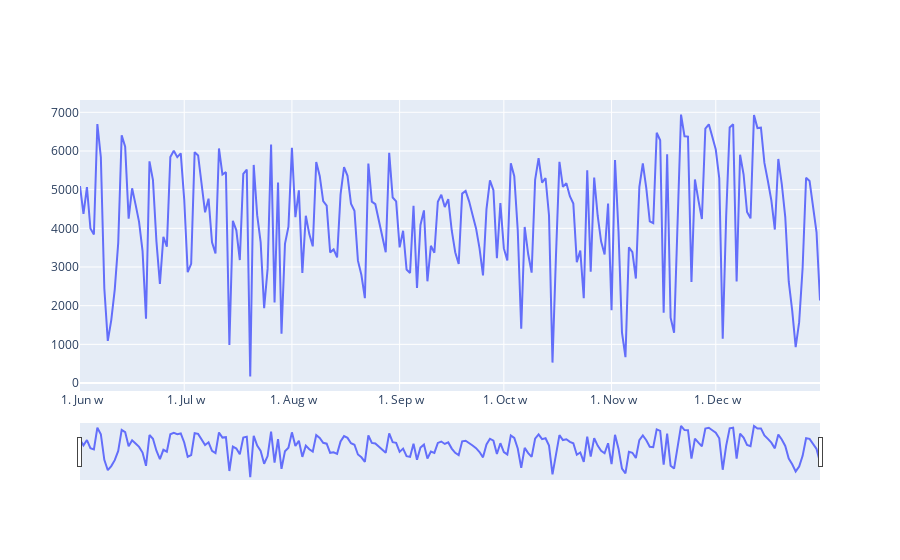

Notebook code for this chart:
### Code cell
fig = go.Figure(go.Scatter(
    x = df_merged_2020_grouped_by_date['date'],
    y = df_merged_2020_grouped_by_date['itemID']
))

fig.update_xaxes(
    rangeslider_visible=True,
    tickformatstops = [
        dict(dtickrange=[None, 1000], value="%H:%M:%S.%L ms"),
        dict(dtickrange=[1000, 60000], value="%H:%M:%S s"),
        dict(dtickrange=[60000, 3600000], value="%H:%M m"),
        dict(dtickrange=[3600000, 86400000], value="%H:%M h"),
        dict(dtickrange=[86400000, 604800000], value="%e. %b d"),
        dict(dtickrange=[604800000, "M1"], value="%e. %b w"),
        dict(dtickrange=["M1", "M12"], value="%b '%y M"),
        dict(dtickrange=["M12", None], value="%Y Y")
    ]
)

fig.show()

### Figure 1 — Plotly figure (JSON) as saved in the notebook; plotly's stock layout.template omitted (floating-point values rounded to 4 significant figures; data arrays with more than 128 entries replaced by an {"elided": "..."} marker saying what was removed)
{"data": [{"type": "scatter", "x": {"elided": "214 str values"}, "y": {"elided": "214 int values"}}], "layout": {"xaxis": {"rangeslider": {"visible": true}, "tickformatstops": [{"dtickrange": [null, 1000], "value": "%H:%M:%S.%L ms"}, {"dtickrange": [1000, 60000], "value": "%H:%M:%S s"}, {"dtickrange": [60000, 3600000], "value": "%H:%M m"}, {"dtickrange": [3600000, 86400000], "value": "%H:%M h"}, {"dtickrange": [86400000, 604800000], "value": "%e. %b d"}, {"dtickrange": [604800000, "M1"], "value": "%e. %b w"}, {"dtickrange": ["M1", "M12"], "value": "%b '%y M"}, {"dtickrange": ["M12", null], "value": "%Y Y"}]}}}
